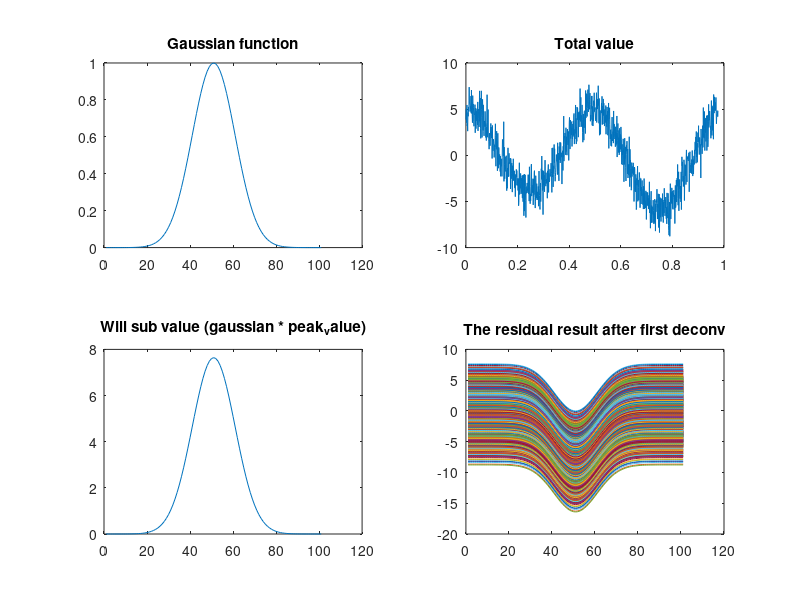

Write the MATLAB code that produced this figure.
% global parameters
total_point = 1000;
N = 0:1000;
fs = 1024;
t = N./fs;
% Here define the gaussian function
% For example: g = sin(x)
x=(0:0.1:10)';
g = gaussmf(x,[1 5 ]);

subplot(221);
plot(g);
title('Gaussian function');

% Here define the total image
% For exmaple : f_total = sin(x) + 5cos(x) + noise
x = wgn(1,total_point+1,2);

f_total = sin(2*pi*t) + 5*cos(4*pi*t)  + x;

subplot(222);
plot(t,f_total);
title('Total value');


% Here to find the max value in the Total value
% and conv with the gaussian function
% TODO here you should find the index of the max value
max_value = max(f_total)
will_sub_value = conv(g,max_value)

subplot(223);
plot(will_sub_value);
title('Will sub value (gaussian * peak_value)');

% The total_value - gaussian*max_value
% TODO Here you should define same vector
subplot(224);
plot(f_total - will_sub_value);
title('The residual result after first deconv');


